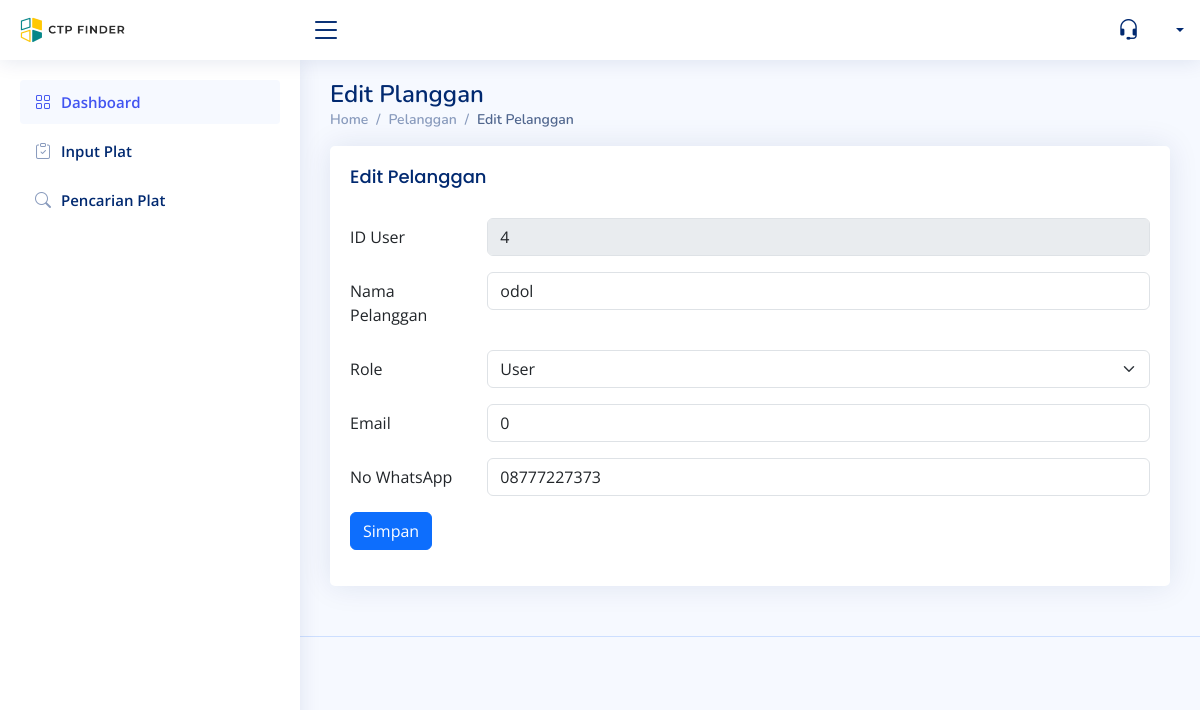
The app's page /dashboard-admin/pages/content/pelanggan/edit-pelanggan.php?id=4 with its own data.
### tables this page shows
CREATE TABLE `tbl_users` (
  `id_user` int(11) NOT NULL,
  `name` varchar(50) NOT NULL,
  `email` varchar(255) NOT NULL,
  `no_whatsapp` varchar(15) DEFAULT NULL,
  `role` enum('admin','user') NOT NULL DEFAULT 'user',
  `password` varchar(255) NOT NULL,
  `created_at` timestamp NOT NULL DEFAULT current_timestamp(),
  `update_at` timestamp NULL DEFAULT NULL,
  `alamat` varchar(150) DEFAULT NULL
);

### dashboard-admin/pages/content/pelanggan/edit-pelanggan.php (the view, shortened to what this page needs)
<?php
  include '../../../../config/db.php';
?>
    <main id="main" class="main">
      <div class="pagetitle">
        <h1>Edit Planggan</h1>
        <nav>
          <ol class="breadcrumb">
            <li class="breadcrumb-item"><a href="../dashboard/Dashboard.php">Home</a></li>
            <li class="breadcrumb-item"><a href="./pelanggan.php">Pelanggan</a></li>
            <li class="breadcrumb-item active">Edit Pelanggan</li>
          </ol>
        </nav>
      </div>
      <section class="section dashboard">
      <div class="col-lg-12">
        <div class="card">
          <div class="card-body">
            <?php
            $id = $_GET["id"];
            $sql = "SELECT * FROM tbl_users WHERE id_user=$id";
            $result = $db_connect->query($sql);
            if ($row = $result->fetch_assoc()) {
            ?>
            <h5 class="card-title">Edit Pelanggan</h5>
              <form method="post" action="../../../../backend/proses_edit_pelanggan.php">
                <div class="row mb-3">
                  <label for="inputText" class="col-sm-2 col-form-label">ID User</label>
                  <div class="col-sm-10">
                    <input type="text" class="form-control" name="nomor" value="<?php echo $row['id_user']; ?>" disabled>
                  </div>
                </div>
                <div class="row mb-3">
                  <label for="inputText" class="col-sm-2 col-form-label">Nama Pelanggan</label>
                  <div class="col-sm-10">
                    <input type="text" class="form-control" name="name" value="<?php echo $row['name']; ?>">
                  </div>
                </div>
                <div class="row mb-3">
                  <label class="col-sm-2 col-form-label">Role</label>
                  <div class="col-sm-10">
                    <select class="form-select" name = "role" aria-label="Default select example">
                      <option value="user" <?php if ($row['role'] == "user") echo "selected"?>>User</option>
                    </select>
                  </div>
                </div>
                <div class="row mb-3">
                  <label for="inputText" class="col-sm-2 col-form-label">Email</label>
                  <div class="col-sm-10">
                    <input type="text" class="form-control" name="email" value="<?php echo $row['email']; ?>">
                  </div>
                </div>
                <div class="row mb-3">
                  <label for="inputText" class="col-sm-2 col-form-label">No WhatsApp</label>
                  <div class="col-sm-10">
                    <input type="text" class="form-control" name="no_whatsapp" value="<?php echo $row['no_whatsapp']; ?>">
                  </div>
                </div>
                <div class="row mb-3">
                  <div class="col-sm-10">
                    <button type="submit" class="btn btn-primary">Simpan</button>
                  </div>
                </div>
              </form>
          </div>
          <?php
            }
            ?>
        </div>
      </div>
    </section>
  </main>

### dashboard-admin/assets/css/style.css (style rules this page uses)
:root { scroll-behavior: smooth; }
body { font-family: "Open Sans", sans-serif; background: #f6f9ff; color: #444444; }
a { color: #4154f1; text-decoration: none; }
h1, h2, h3, h4, h5, h6 { font-family: "Nunito", sans-serif; }
#main { margin-top: 60px; padding: 20px 30px; transition: all 0.3s; }
.pagetitle { margin-bottom: 10px; }
.pagetitle h1 { font-size: 24px; margin-bottom: 0; font-weight: 600; color: #012970; }
.card { margin-bottom: 30px; border: none; border-radius: 5px; box-shadow: 0px 0 30px rgba(1, 41, 112, 0.1); }
.card-title { padding: 20px 0 15px 0; font-size: 18px; font-weight: 500; color: #012970; font-family: "Poppins", sans-serif; }
.card-body { padding: 0 20px 20px 20px; }
.breadcrumb { font-size: 14px; font-family: "Nunito", sans-serif; color: #899bbd; font-weight: 600; }
.breadcrumb a { color: #899bbd; transition: 0.3s; }
.breadcrumb .breadcrumb-item::before { color: #899bbd; }
.breadcrumb .active { color: #51678f; font-weight: 600; }
@media (min-width: 1200px) { #main, #footer { margin-left: 300px; } }

### records on screen
tbl_users: nomor "4", name "odol", role "User", email "0", no_whatsapp "08777227373"
